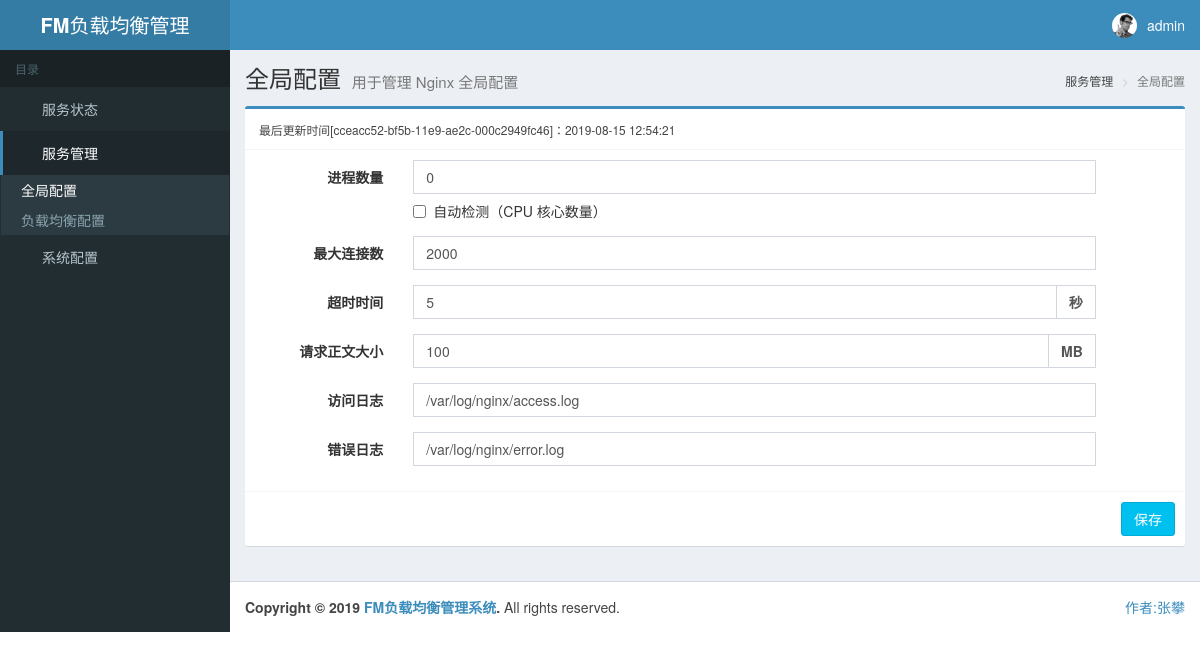
The page /main/ (signed in) on the database its author committed.
### main/models.py (models this page shows)
class main_config(models.Model):
    config_id = models.CharField(max_length=64,null=True)
    worker_processes = models.IntegerField(null=False)
    worker_connections = models.IntegerField(null=False)
    keepalive_timeout = models.IntegerField(null=False)
    client_max_body_size = models.IntegerField(null=False)
    access_log = models.CharField(max_length=128,null=False)
    error_log = models.CharField(max_length=128,null=True)
    update_time = models.FloatField(null=False)

### main/views.py (the view)
@login_required(login_url="/login/")
def view(request):
    m_config = main_config.objects.all()
    if len(m_config) != 0:
        m_config = m_config[0]
    user = {
        'name':request.user,
        'date':time.time()
    }
    print(m_config)
    return render_to_response('main/view.html',{'main_config':m_config,'user':user})

### customfilter/templatetags/custom_filter.py (called while the page is built)
@register.filter(name='timestamp_to_date')
def timestamp_to_date(_timestamp):
    try:
        _return = time.strftime("%Y-%m-%d %H:%M:%S",time.localtime(_timestamp))
    except:
        _return = None
    return _return

### templates/main/view.html (shortened to what this page needs)
{% extends "base.html" %} {% block content %} {% load custom_filter %}
<div class="row">
    <div class="col-md-12">
        <div class="box box-primary">
            <div class="box-header with-border">
                <small>最后更新时间[{{ main_config.config_id }}]：{{ main_config.update_time | timestamp_to_date }}</small>
            </div>
            <form class="form-horizontal" id="form_main_config">
                <div class="box-body">
                    <div class="form-group">
                        <label class="col-sm-2 control-label">进程数量</label>
                        <div class="col-sm-9">
                            <div id="div_worker_processes">
                                <input type="text" class="form-control" name="worker_processes" id="input_worker_processes" placeholder="用于处理请求的进程数量，建议参照 CPU 核心数量（1-99）" value="{{ main_config.worker_processes }}" onblur="check_form(this)" data-inputmask="'mask':'[9]{1,2}'" data-mask>
                            </div>
                            <div class="checkbox">
                                <label>
                                    <input type="checkbox" onchange="check_auto_process()" name="auto_worker_processes" id="check_worker_processes"> 自动检测（CPU 核心数量）
                                </label>
                            </div>
                        </div>
                    </div>
                    <div class="form-group">
                        <label class="col-sm-2 control-label">最大连接数</label>
                        <div class="col-sm-9">
                            <div id="div_worker_connections">
                                <input type="text" class="form-control" name="worker_connections" id="input_worker_connections" placeholder="系统支持的最大并发连接数（1-99999）" value="{{ main_config.worker_connections }}" onblur="check_form(this)" data-inputmask="'mask':'[9]{1,5}'" data-mask>
                            </div>
                        </div>
                    </div>
                    <div class="form-group">
                        <label class="col-sm-2 control-label">超时时间</label>
                        <div class="col-sm-9">
                            <div class="input-group">
                                <div id="div_keepalive_timeout">
                                    <input type="text" class="form-control" name="keepalive_timeout" id="input_keepalive_timeout" placeholder="请求超时时间（1-999）" value="{{ main_config.keepalive_timeout }}" onblur="check_form(this)" data-inputmask="'mask':'[9]{1,3}'" data-mask>
                                </div>
                                <div class="input-group-addon">
                                    <span><b>秒</b></span>
                                </div>
                            </div>
                        </div>
                    </div>
                    <div class="form-group">
                        <label class="col-sm-2 control-label">请求正文大小</label>
                        <div class="col-sm-9">
                            <div class="input-group">
                                <div id="div_client_max_body_size">
                                    <input type="text" class="form-control" name="client_max_body_size" id="input_client_max_body_size" placeholder="请求正文大小限制（1-999）" value="{{ main_config.client_max_body_size }}" onblur="check_form(this)" data-inputmask="'mask':'[9]{1,3}'" data-mask>
                                </div>
                                <div class="input-group-addon">
                                    <span><b>MB</b></span>
                                </div>
                            </div>
                        </div>
                    </div>
                    <div class="form-group">
                        <label class="col-sm-2 control-label">访问日志</label>
                        <div class="col-sm-9">
                            <input type="text" class="form-control" name="access_log" id="input_access_log" placeholder="全局请求日志路径" value="{{ main_config.access_log }}">
                        </div>
                    </div>
                    <div class="form-group">
                        <label class="col-sm-2 control-label">错误日志</label>
                        <div class="col-sm-9">
                            <input type="text" class="form-control" name="error_log" id="input_error_log" placeholder="全局错误日志路径" value="{{ main_config.error_log }}">
                        </div>
                    </div>
                </div>
                <div class="box-footer">
                    <button type="button" class="btn btn-info pull-right" onclick="save_config()">保存</button>
                </div>
            </form>
        </div>
    </div>
</div>
{% endblock %}

### templates/base.html (shortened to what this page needs)
<!DOCTYPE html>
<html>
<head>
    {% load staticfiles %} {% load custom_filter %}
    <link rel="stylesheet" href="{% static "bootstrap/css/bootstrap.min.css" %}">
    <link rel="stylesheet" href="{% static "dist/css/font-awesome.min.css" %}">
    <link rel="stylesheet" href="{% static "dist/css/ionicons.min.css" %}">
    <link rel="stylesheet" href="{% static "dist/css/AdminLTE.min.css" %}">
    <link rel="stylesheet" href="{% static "dist/css/skins/skin-blue.min.css" %}">
</head>
<body class="hold-transition skin-blue sidebar-mini">
    <div class="wrapper">
        <header class="main-header">
            <a href="#" class="logo">
                <span class="logo-lg"><b>FM</b>负载均衡管理</span>
            </a>
            <nav class="navbar navbar-static-top" role="navigation">
                <a href="#" class="sidebar-toggle" data-toggle="offcanvas" role="button">
                </a>
                <div class="navbar-custom-menu">
                    <ul class="nav navbar-nav">
                        <li class="dropdown user user-menu">
                            <a href="#" class="dropdown-toggle" data-toggle="dropdown">
                                <img src="{% static "dist/img/user2-160x160.jpg" %}" class="user-image" alt="User Image">
                                <span class="hidden-xs">{{ user.name }}</span>
                            </a>
                        </li>
                    </ul>
                </div>
            </nav>
        </header>
        <aside class="main-sidebar">
            <section class="sidebar">
                <ul class="sidebar-menu">
                    <li class="header">目录</li>
                    <li id="menu_dashboard"><a href="/dashboard/"><i class="fa fa-dashboard"></i> <span>服务状态</span></a></li>
                    <li id="menu_service" class="treeview active">
                        <a href="#"><i class="fa fa-server"></i> <span>服务管理</span>
                    <span class="pull-right-container">
                        <i class="fa fa-angle-left pull-right"></i>
                    </span>
                </a>
                        <ul class="treeview-menu">
                            <li id="menu_main_config"><a href="/main/">全局配置</a></li>
                            <li id="menu_proxy_config"><a href="/proxy/">负载均衡配置</a></li>
                        </ul>
                    </li>
                    <li id="menu_system_config"><a href="/settings/"><i class="fa fa-cog"></i> <span>系统配置</span></a></li>
                </ul>
            </section>
        </aside>
        <div class="content-wrapper">
            <section class="content-header">
                <h1>
                <span id="page_header"></span>
                <small>
                    <span id="page_header_descript"></span>
                </small>
            </h1>
                <ol class="breadcrumb">
                    <li><a href="#"><i class="fa fa-dashboard"></i> <span id="page_nav"></span></a></li>
                    <li class="active"><span id="page_name"></span></li>
                </ol>
            </section>
            <section class="content">
                {% block content %} {% endblock %}
            </section>
        </div>
        <footer class="main-footer">
            <div class="pull-right hidden-xs">
                <a href="#" target="_blank">作者:张攀</a>
            </div>
            <strong>Copyright &copy; 2019 <a href="#">FM负载均衡管理系统</a>.</strong> All rights reserved.
        </footer>
    </div>
</body>
</html>

### rows shown on the page
main_config: config_id "cceacc52-bf5b-11e9-ae2c-000c2949fc46", update_time "2019-08-15 12:54:21", worker_processes "0", worker_connections "2000", keepalive_timeout "5", client_max_body_size "100", access_log "/var/log/nginx/access.log", error_log "/var/log/nginx/error.log"

### other values the page prints
{{ user.name }} "admin"
